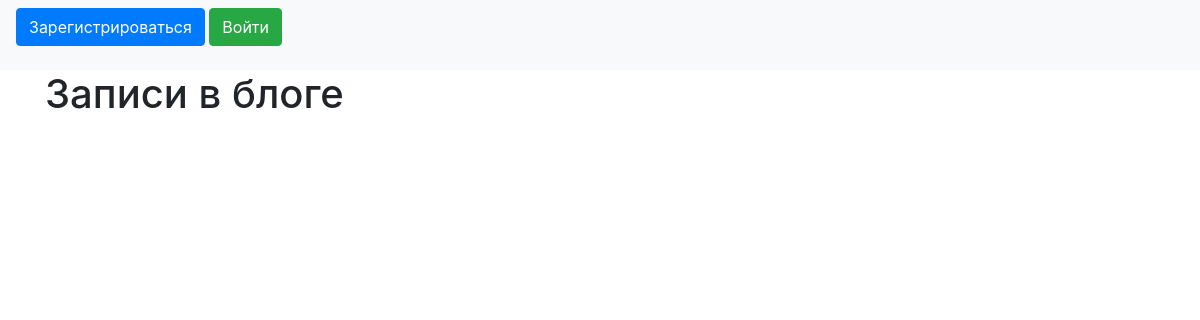
Before: / with the older database file.
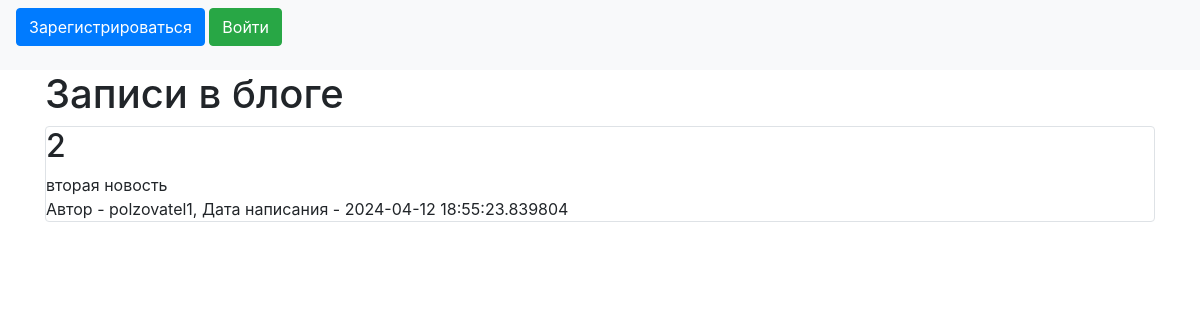
After: the same page with the newer database file.
### data/news.py (models this page shows)
class News(SqlAlchemyBase):
    __tablename__ = 'news'
    id = sqlalchemy.Column(sqlalchemy.Integer,
                           primary_key=True, autoincrement=True)
    title = sqlalchemy.Column(sqlalchemy.String, nullable=True)
    content = sqlalchemy.Column(sqlalchemy.String, nullable=True)
    created_date = sqlalchemy.Column(sqlalchemy.DateTime,
                                     default=datetime.datetime.now)
    is_private = sqlalchemy.Column(sqlalchemy.Boolean, default=True)
    user_id = sqlalchemy.Column(sqlalchemy.Integer,
                                sqlalchemy.ForeignKey("users.id"))
    user = orm.relationship('User')

### data/users.py (models this page shows, shortened)
class User(SqlAlchemyBase, UserMixin):
    __tablename__ = 'users'
    news = orm.relationship("News", back_populates='user')
    id = sqlalchemy.Column(sqlalchemy.Integer,
                           primary_key=True, autoincrement=True)
    name = sqlalchemy.Column(sqlalchemy.String, nullable=True)
    about = sqlalchemy.Column(sqlalchemy.String, nullable=True)
    email = sqlalchemy.Column(sqlalchemy.String,
                              index=True, unique=True, nullable=True)
    hashed_password = sqlalchemy.Column(sqlalchemy.String, nullable=True)
    created_date = sqlalchemy.Column(sqlalchemy.DateTime,
                                     default=datetime.datetime.now)

### main.py (the view)
@app.route("/")
def index():
    db_sess = db_session.create_session()
    if current_user.is_authenticated:
        news = db_sess.query(News).filter(
            (News.user == current_user) | (News.is_private != True))
    else:
        news = db_sess.query(News).filter(News.is_private != True)
    return render_template("index.html", news=news)

### data/db_session.py (called while the page is built)
def create_session() -> Session:
    global __factory
    return __factory()

### templates/index.html (shortened to what this page needs)
{% extends "base.html" %}
{% block content %}
    <h1>Записи в блоге</h1>
{% for item in news%}
<div class="col-md6 border rounded">
    <h2>{{item.title}}</h2>
    <div>
        {{item.content}}
    </div>
    <div>
        Автор - {{item.user.name}}, Дата написания - {{item.created_date}}
    </div>
</div>
{% endfor %}
{% endblock %}

### templates/base.html (shortened to what this page needs)
<!doctype html>
<html lang="en">
<head>
    <link rel="stylesheet"
          href="https://stackpath.bootstrapcdn.com/bootstrap/4.4.1/css/bootstrap.min.css"
>
</head>
<body>
<header>
    <nav class="navbar navbar-light bg-light">
        {% if current_user.is_authenticated %}
    <a class="navbar-brand" href="/logout">{{ current_user.name }}</a>
{% else %}
    <p>
        <a class="btn btn-primary " href="/register">Зарегистрироваться</a>
        <a class="btn btn-success" href="/login">Войти</a>
    </p>
{% endif %}
    </nav>
</header>
<main role="main" class="container">
    {% block content %}{% endblock %}
</main>
</body>
</html>

Changed rows visible on the page:
added News: title "2", content "вторая новость", user.name "polzovatel1", created_date "2024-04-12 18:55:23.839804"
